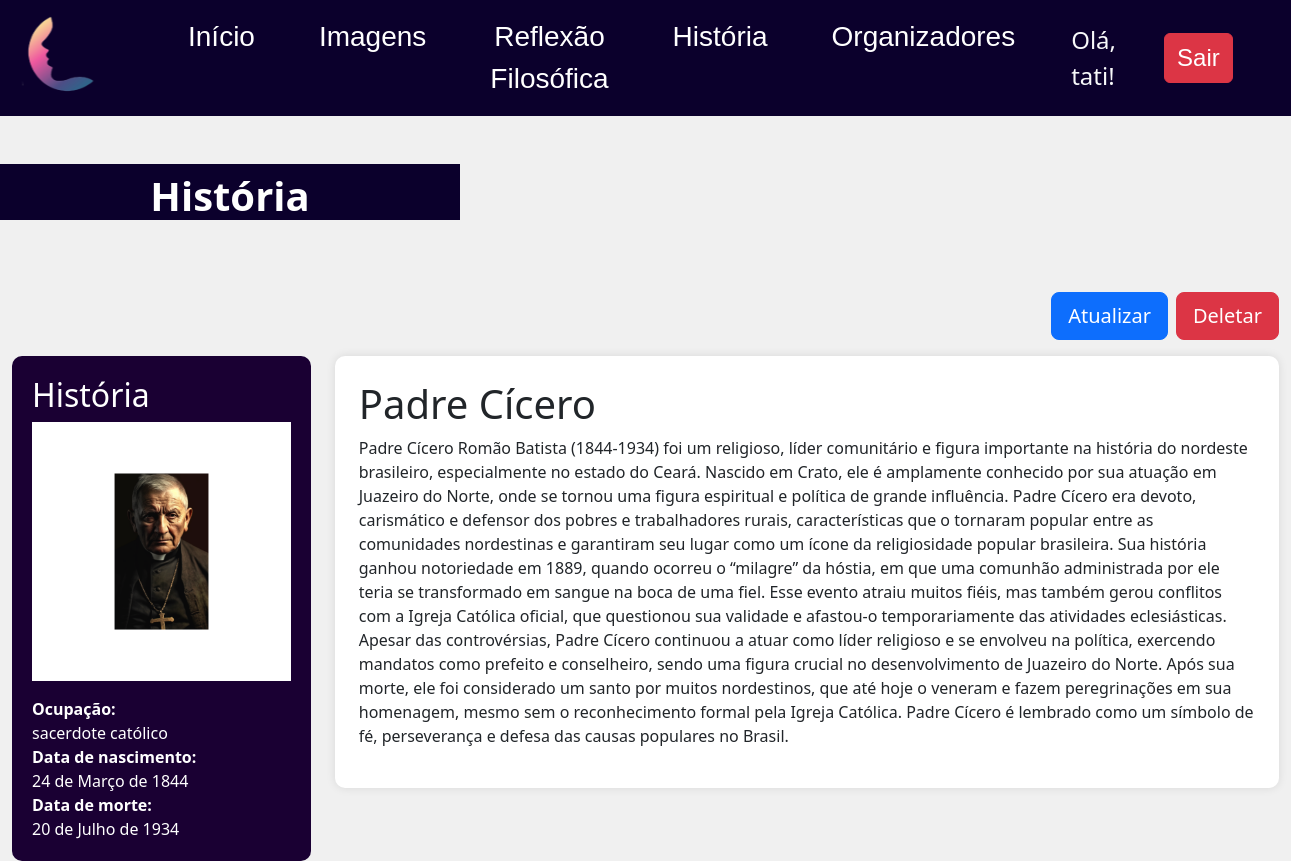
Page /faces/3/ (signed in) on the committed database.
### core/models.py (models this page shows, shortened)
class Face(models.Model):
    nome = models.CharField(max_length=150)
    descricao = models.TextField()
    ocupacao = models.CharField(max_length=100)
    data_nascimento = models.DateField()
    data_falecimento = models.DateField(blank=True, null=True)
    imagem = models.ImageField(upload_to='uploads/')
    postado_por = models.ForeignKey(User, on_delete=models.CASCADE)
    class Meta:
        verbose_name = "Face"
        verbose_name_plural = "Faces"

### core/views.py (the view)
# urls.py: path('faces/<int:id>/', faces_detalhe, name='faces-detalhe'),
def faces_detalhe(request, id):
    face = get_object_or_404(Face, id=id)
    context = {'face': face}
    return render(request, 'core/pages/faces-detalhe.html', context)

### core/templates/core/pages/faces-detalhe.html (shortened to what this page needs)
{% load static %}
<!DOCTYPE html>
<html lang="pt-BR">
  {% include "core/partials/head.html" %}
  <link rel="stylesheet" href="{% static "core/css/detalhe.css" %}">
  <body>
    {% include "core/partials/header.html" %}
    <main class="container-fluid p-0 detalhe">
      <h1 class="text-white fw-bold fs-1 p-5 pt-2 bg-azul my-5 text-center" style="height: 3.375rem;">História</h1>
      <section class="row justify-content-center align-items-end w-100 m-0 mt-5">
        <div class="container mt-4">
          <div class="row">
              <div class="d-flex justify-content-end me-1 mb-3 gap-2">
                <a href="{% url "core:atualizar-face" face.id %}" class="btn btn-lg btn-primary text-white">Atualizar</a>
                <a href="{% url "core:faces-deletar" face.id %}" class="btn btn-lg btn-danger text-white">Deletar</a>
              </div>
              <div class="col-md-3">
                  <div class="sidebar">
                      <h2>História</h2>
                      <img src="{{ face.imagem.url }}" alt="Machado de Assis" class="img-fluid mb-3" style="max-height: 300px; width: 100%;">
                      <div>
                          <strong>Ocupação:</strong><br>
                          {{ face.ocupacao }}
                      </div>
                      <div>
                          <strong>Data de nascimento:</strong><br>
                          {{ face.data_nascimento }}
                      </div>
                      <div>
                          <strong>Data de morte:</strong><br>
                          {{ face.data_falecimento }}
                      </div>
                  </div>
              </div>
              <div class="col-md-9">
                  <div class="main-content p-4">
                      <h1>{{ face.nome }}</h1>
                      <p>{{ face.descricao }}</p>
                  </div>
              </div>
          </div>
        </div>
      </section>
    </main>
  </body>
</html>

### core/templates/core/partials/header.html (shortened to what this page needs)
{% load static %}
<header class="d-flex align-items-center">
  <nav class="navbar navbar-expand-lg bg-body-tertiary barra-navegacao w-100">
    <div class="container-fluid">
      <a class="navbar-brand" href="#">
        <img src="{% static 'core/img/faces-logo-lua.svg' %}" alt="Logo" style="width: 6.5rem; height: 5.5rem;">
      </a>
      <div class="collapse navbar-collapse" id="navbarSupportedContent">
        <ul class="navbar-nav me-auto mb-2 mb-lg-0">
          <li class="nav-item mx-xl-5">
            <a class="nav-link active text-white fs-3" aria-current="page" href="{% url 'core:home' %}">Início</a>
          </li>
          <li class="nav-item me-xl-5">
            <a class="nav-link active text-white fs-3" aria-current="page" href="{% url 'core:faces' %}">Imagens</a>
          </li>
          <li class="nav-item me-xl-5">
            <a class="nav-link active text-white fs-3" aria-current="page" href="{% url 'core:reflexao' %}">Reflexão Filosófica</a>
          </li>
          <li class="nav-item me-xl-5">
            <a class="nav-link active text-white fs-3" aria-current="page" href="{% url 'core:reflexao' %}">História</a>
          </li>
          <li class="nav-item me-xl-5">
            <a class="nav-link active text-white fs-3" aria-current="page" href="{% url 'core:participantes' %}">Organizadores</a>
          </li>
        </ul>
        {% if request.user.is_authenticated %}
          <span class="text-light fs-4 me-5">
            Olá, {{ request.user.username }}!
          </span>
          <a href="{% url "users:logout" %}" class="btn btn-danger text-decoration-none me-5 text-white">Sair</a>
        {% endif %}
      </div>
    </div>
  </nav>
</header>

### core/static/core/css/style.css (style rules this page uses)
* { margin: 0; padding: 0; }
:root { --background-color: #d9d9d9; --text-color-white: #fff; --text-color-black: #000; --primary-color: #0b002c; --secondary-color: #fff8f8; --font-family-main: "Lexend", sans-serif; --font-family-secondary: "Graduate", sans-serif; --font-size-large: 2.875rem; --font-size-medium: 1.5rem; --font-size-small: 2rem; --font-size-xsmall: 1.5rem; --border-radius: 0.9375rem; }
body { background-color: var(--background-color); }
a { color: var(--primary-color) !important; text-decoration: none !important; }
.btn-login:hover, .btn-login:focus, .barra-navegacao { background-color: var(--primary-color) !important; }
.navbar-collapse a { color: var(--text-color-white); text-align: center; font-family: var(--font-family-secondary); font-size: var(--font-size-medium); font-weight: 400; }
.bg-azul { background-color: var(--primary-color); }
.detalhe > h1 { max-width: 28.75rem; height: 3.375rem; }

### core/static/core/css/detalhe.css (style rules this page uses)
body { background-color: #f0f0f0; }
.navbar { background-color: #1a0033; }
.navbar-brand img { height: 40px; }
.nav-link { color: white !important; }
.main-content { background-color: white; border-radius: 10px; box-shadow: 0 0 10px rgba(0, 0, 0, 0.1); }
.sidebar { background-color: #1a0033; color: white; border-radius: 10px; padding: 20px; }

### rows in the picture
Face: imagem (picture), ocupacao "sacerdote católico", data_nascimento "24 de Março de 1844", data_falecimento "20 de Julho de 1934", nome "Padre Cícero", descricao "Padre Cícero Romão Batista (1844-1934) foi um religioso, líder comunitário e figura importante na história do nordeste brasileiro, especialmente no estado do Ceará. Nascido em Crato, ele é amplamente conhecido por sua atuação em Juazeiro do Norte, onde se tornou uma figura espiritual e política de grande influência. Padre Cícero era devoto, carismático e defensor dos pobres e trabalhadores rurais, características que o tornaram popular entre as comunidades nordestinas e garantiram seu lugar como um ícone da religiosidade popular brasileira. Sua história ganhou notoriedade em 1889, quando ocorreu o “milagre” da hóstia, em que uma comunhão administrada por ele teria se transformado em sangue…"

### other values in the picture
{{ request.user.username }} "tati"
